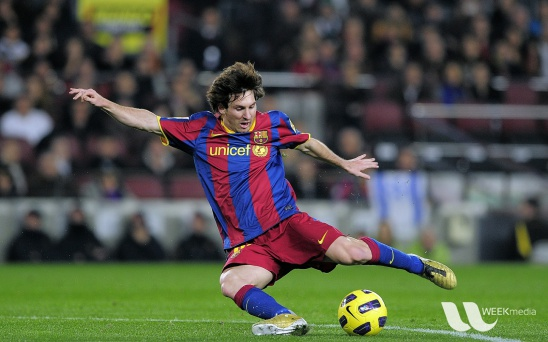
#> input picture messi5.jpg, 548 x 342 px
$ jupyter execute Geometry.ipynb
#> lines starting #> are read from the running program, lines starting #| are printed output that depends on the picture
[cell 1]
import cv2 as cv
import numpy as np
import matplotlib.pyplot as plt

[cell 2]
img = cv.imread('messi5.jpg')
#> img is the input picture: shape (342, 548, 3); mean B, G, R 72.4, 86, 82.2
res = cv.resize(img, None, fx=0.5, fy=0.5, interpolation=cv.INTER_CUBIC)
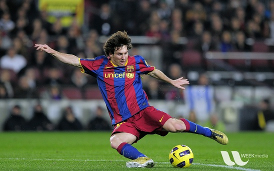
#> res: shape (171, 274, 3); mean B, G, R 72.4, 86.1, 82.2
cv.imshow('res', res)
cv.waitKey(0)
cv.destroyAllWindows()

[cell 3]
image = cv.imread('sudokusmall.jpg')
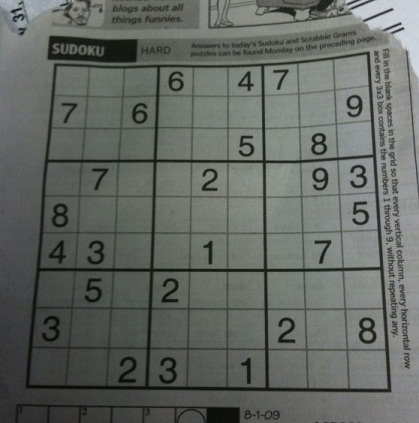
#> input picture sudokusmall.jpg, 419 x 423 px
#> image is the input picture: shape (423, 419, 3); mean B, G, R 98.9, 103.6, 99.4
rows, cols , ch = image.shape
#> rows = 423; cols = 419; ch = 3

pts1 = np.float32([[56,65],[368,52],[28,387],[389,390]])
pts2 = np.float32([[0,0],[300,0],[0,300],[300,300]])

M = cv.getPerspectiveTransform(pts1, pts2)

dst = cv.warpPerspective(image, M, (300,300))
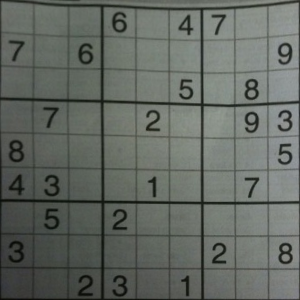
#> dst: shape (300, 300, 3); mean B, G, R 98.5, 104.6, 99.2

plt.subplot(121)
plt.imshow(image)
plt.title('Input')
plt.subplot(122)
plt.imshow(dst)
plt.title('Output')

cv.waitKey(0)
cv.destroyAllWindows()
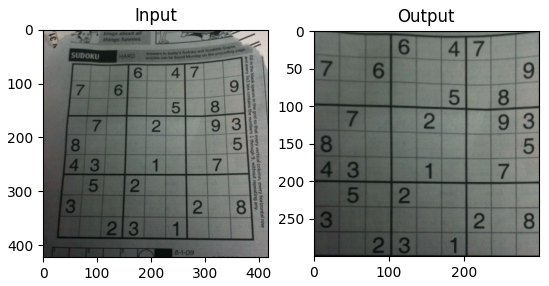
#> figure drawn by matplotlib, 2 panels; B, G, R data is drawn as R, G, B
